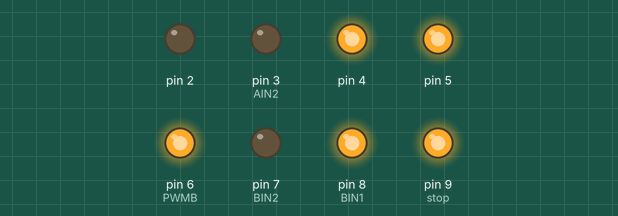
Bench run of a sketch on a simulated Arduino Uno, built with avr-gcc and run on an emulated ATmega328P. Parts: output pins drawn as LEDs (lit = HIGH).

Above: at 0.5 s.
At 1.5 s:
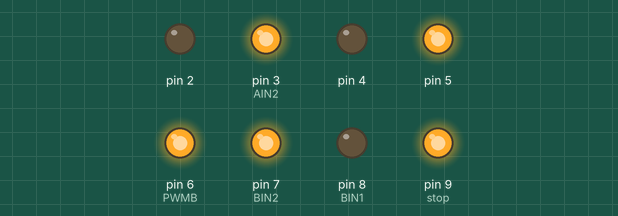
At 2.5 s:
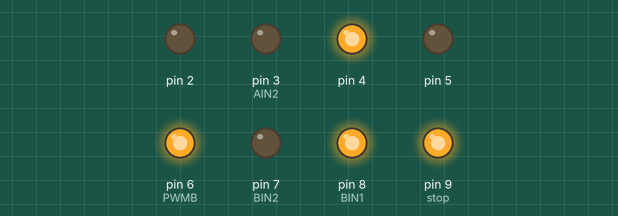
At 3.5 s:
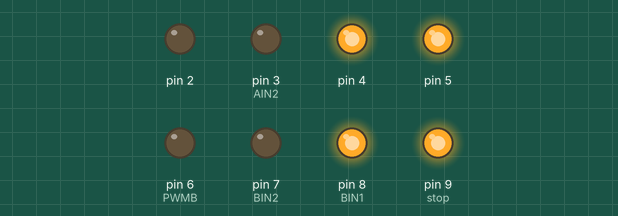
Timing chart, 0 to 4.6 s (numbered marks = the images above):
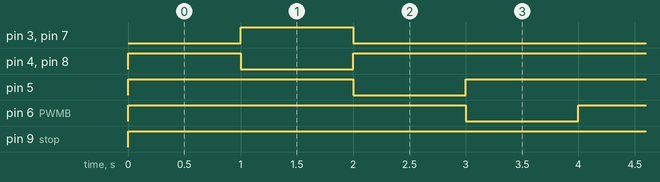

The sketch:

carmove.ino
```cpp
void setup() {
  // put your setup code here, to run once:
pinMode(2,OUTPUT);//播音
pinMode(3,OUTPUT);//AIN2
pinMode(4,OUTPUT);//AIN1左
pinMode(5,OUTPUT);//PWMA左
pinMode(6,OUTPUT);//PWMB
pinMode(7,OUTPUT);//BIN2
pinMode(8,OUTPUT);//BIN1
pinMode(9,OUTPUT);//stop
}

void forward(){
digitalWrite(3,LOW);
digitalWrite(4,HIGH);
digitalWrite(5,HIGH);
digitalWrite(9,HIGH);
digitalWrite(6,HIGH);
digitalWrite(7,LOW);
digitalWrite(8,HIGH);
  }

void back(){
digitalWrite(4,LOW);
digitalWrite(3,HIGH);
digitalWrite(5,HIGH);
digitalWrite(9,HIGH);
digitalWrite(6,HIGH);
digitalWrite(8,LOW);
digitalWrite(7,HIGH);

  }

void left(){

digitalWrite(3,LOW);
digitalWrite(4,HIGH);
digitalWrite(5,HIGH);
digitalWrite(9,HIGH);
digitalWrite(6,LOW);
digitalWrite(7,LOW);
digitalWrite(8,HIGH);

}

void right(){

digitalWrite(3,LOW);
digitalWrite(4,HIGH);
digitalWrite(5,LOW);
digitalWrite(9,HIGH);
digitalWrite(6,HIGH);
digitalWrite(7,LOW);
digitalWrite(8,HIGH);

}

void loop() {
forward();
delay(1000);
back();
delay(1000);
right();
delay(1000);
left();
delay(1000);

}
```

Measured:
- by itself, pin 3 (AIN2), pin 7 (BIN2): alternates HIGH for 1.0 s and LOW for 3.0 s
- by itself, pin 4, pin 5, pin 8 (BIN1): repeats every 4.0 s: LOW 1.0 s, HIGH 3.0 s
- by itself, pin 6 (PWMB): alternates HIGH for 3.0 s and LOW for 1.0 s
- by itself, pin 9 (stop): LOW → HIGH at 0.00 s
